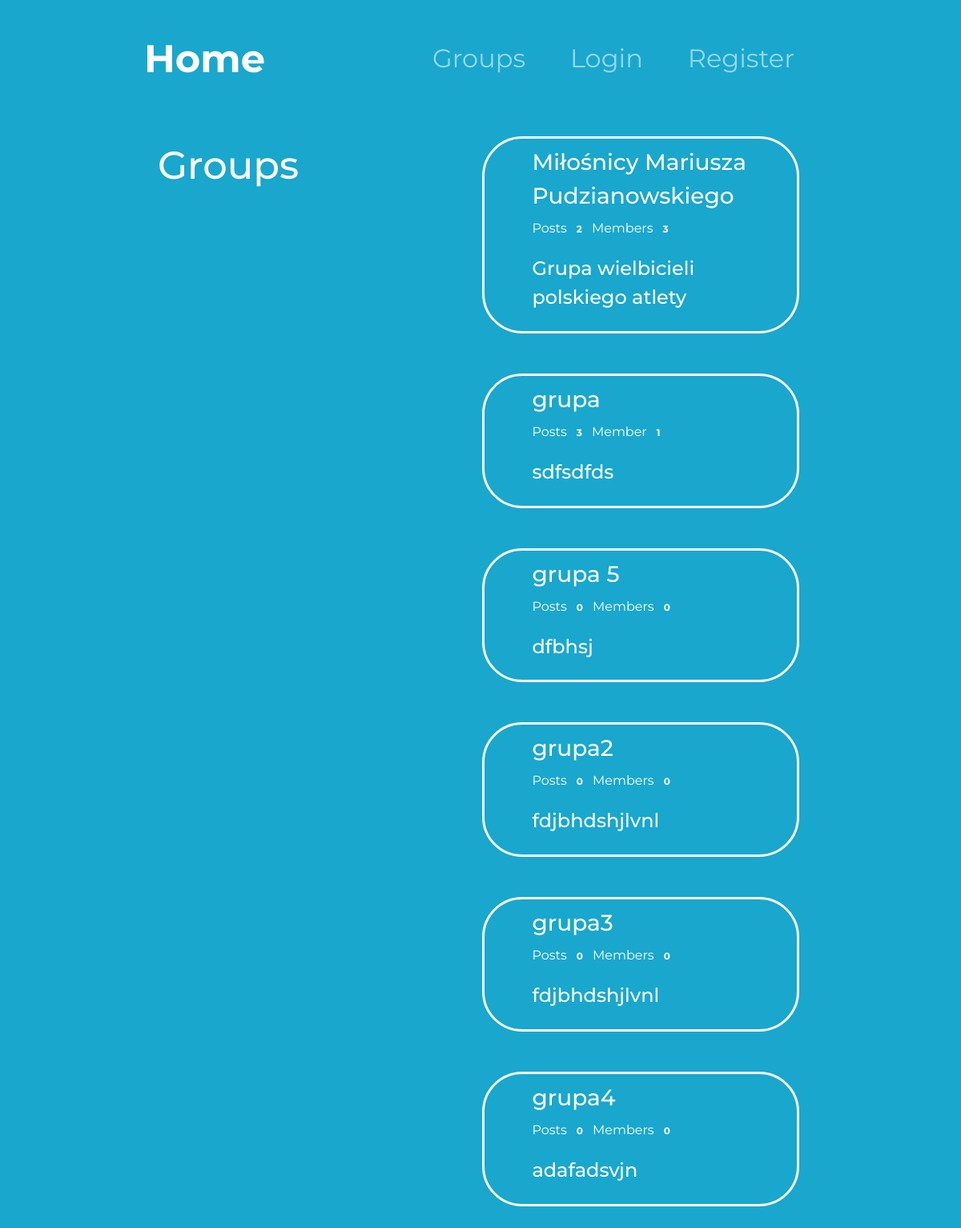
Page /grupy/ on the committed database.
### grupy/models.py (models this page shows, shortened)
class Group(models.Model):
    name = models.CharField(max_length=100, unique=True)
    slug = models.SlugField(unique=True)
    description = models.TextField()
    description_html = models.TextField(editable=False)
    members = models.ManyToManyField(User, through='GroupMember')
    class Meta:
        ordering = ['name']

### grupy/views.py (the view)
# urls.py: path("", ListGroups.as_view(), name="all"),
class ListGroups(ListView):
    model = Group
    context_object_name = 'groups'

### grupy/templates/grupy/group_list.html (shortened to what this page needs)
{% extends 'grupy/group_base.html' %}
{% block pregroup %}
<div class="col-lg-3 col-md-12">
        <h2 class="h2-form2">Groups</h2>
    </div>
{% endblock pregroup %}
{% block group_content %}
    <div class="col-lg-6 col-md-12 big-div">
            {% for group in object_list %}
            <a class="group-a" href="{% url 'groups:single' slug=group.slug %}">
                <div class="container-fluid whole-div">
                    <div class="col-12">
                        <h3>{{ group.name }}</h3>
                    </div>
                    <div class="row group-row">
                        <div class="col-12">
                            Post{{ group.posts.count|pluralize }}
                            <span class="badge">{{ group.posts.count }}</span>
                            Member{{ group.members.count|pluralize }}
                            <span class="badge">{{ group.members.count }}</span>
                        </div>
                    </div>
                    <div class="opis">
                        {{ group.description_html|safe }}
                    </div>
                </div>
            </a>
            {% endfor %}
    </div>
{% endblock group_content %}

### static/styles.css (style rules this page uses)
body { font-family: 'Montserrat'; background-color: #19A7CE; text-align: center; color: white; }
h1, h2, h3, h4, h5, h6 { line-height: 1.5; }
.container-fluid { padding: 2% 15%; }
.h2-form2 { margin-bottom: 50px; font-size: 3rem; }
a { color: #ffffff; text-decoration: none; }
.group-row { margin-bottom: 20px; }
.opis { font-size: 1.5rem; font-weight:500; }
.whole-div { text-align: left; border-style: solid; border-radius: 50px; margin: 0px 0px 50px 200px; }
.big-div { margin-right: 20px; }

### rows in the picture
Group: name "Miłośnicy Mariusza Pudzianowskiego", posts.count "2", members.count "3", description_html "Grupa wielbicieli polskiego atlety"
Group: name "grupa", posts.count "3", members.count "1", description_html "sdfsdfds"
Group: name "grupa 5", posts.count "0", members.count "0", description_html "dfbhsj"
Group: name "grupa2", posts.count "0", members.count "0", description_html "fdjbhdshjlvnl"
Group: name "grupa3", posts.count "0", members.count "0", description_html "fdjbhdshjlvnl"
Group: name "grupa4", posts.count "0", members.count "0", description_html "adafadsvjn"
